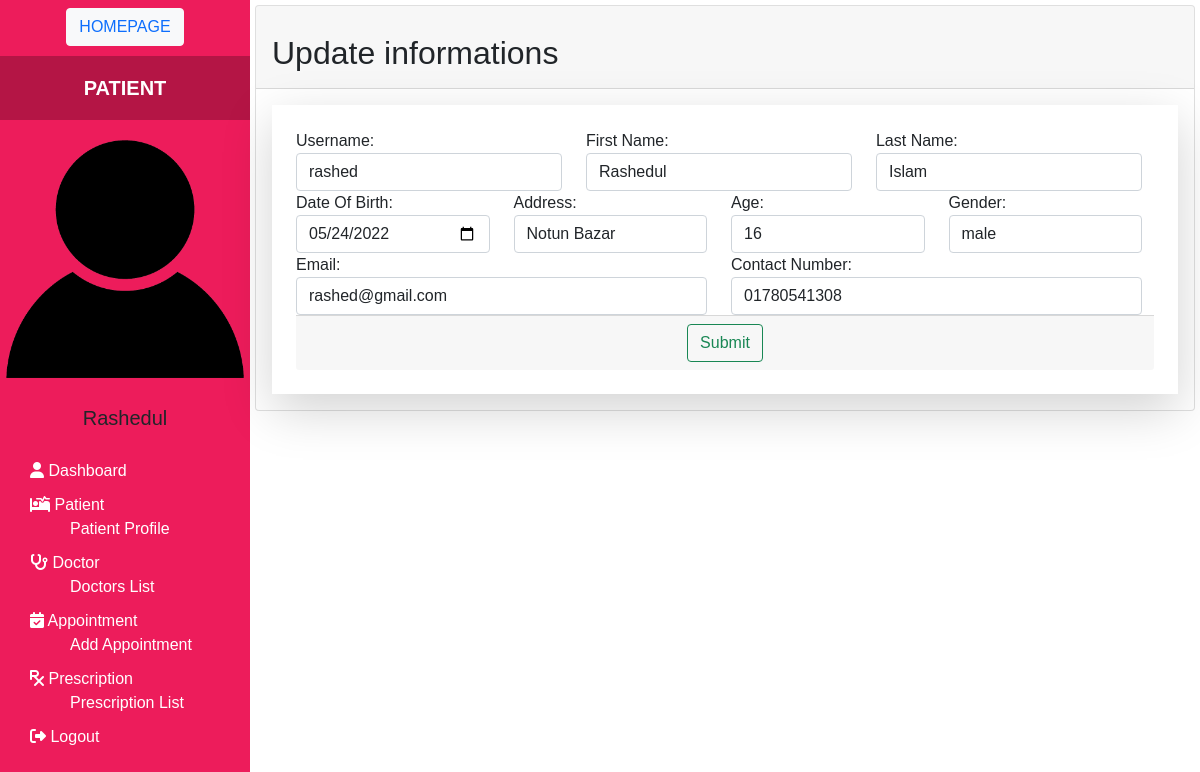
The page /edit_user.php?edit_id=3 (signed in) on the database its author committed.
### tables this page shows
CREATE TABLE `patients` (
  `patient_id` int(11) NOT NULL,
  `user_id` int(11) NOT NULL,
  `blood_group` varchar(250) NOT NULL,
  `dob` date NOT NULL,
  `gender` varchar(255) NOT NULL,
  `age` int(11) NOT NULL,
  `address` varchar(255) NOT NULL
);

CREATE TABLE `users` (
  `user_id` int(11) NOT NULL,
  `role` enum('patient','doctor','admin') NOT NULL,
  `username` varchar(255) NOT NULL,
  `password` varchar(255) NOT NULL,
  `first_name` varchar(255) NOT NULL,
  `last_name` varchar(255) NOT NULL,
  `phone` varchar(255) NOT NULL,
  `email` varchar(255) NOT NULL
);

### edit_user.php (the view, shortened to what this page needs)
<?php
include "includes/db_conn.php";
if (isset($_SESSION['username']) && isset($_SESSION['user_id'])) {   ?>
    <!DOCTYPE html>
    <html>
    <head>
        <link href="css/bootstrap.min.css" rel="stylesheet">
        <link rel="stylesheet" href="css/custom.css">
    </head>
    <body>
        <?php include "includes/sidebar.php" ?>
        <div class="main">
            <section>
                <div class="card">
                    <div class="card-header">
                        <?php if ($_REQUEST['edit_id'] == 1) {
                            echo "<h2 class='card-title'>You can't update Admin Info.</h2>";
                        } else {
                            echo "<h2 class='card-title'>Update informations</h2>";
                        } ?>
                    </div>
                    <div class="card-body">
                        <?php
                        if (isset($_REQUEST['edit_id'])) {
                            $Rcvd_id =  $_REQUEST['edit_id'];
                            $sql_test = "SELECT * FROM users WHERE role = 'doctor'";
                            $comming_info = mysqli_query($conn, $sql_test);
                            $row_test = mysqli_fetch_assoc($comming_info);
                            if ($Rcvd_id == $row_test['user_id']) {
                                $get_info = "SELECT * FROM users JOIN doctors USING(user_id) WHERE users.user_id = $Rcvd_id";
                            } else {
                                $get_info = "SELECT * FROM users JOIN patients ON users.user_id = patients.user_id WHERE users.user_id = $Rcvd_id";
                            }
                            $select_info = mysqli_query($conn, $get_info);
                            while ($row = mysqli_fetch_assoc($select_info)) {
                        ?>
                                <form action="" class="shadow-lg p-4" method="POST">
                                    <div class="row">
                                        <div class="col-md-4">
                                            <div class="form-group">
                                                <label for="username">Username: </label>
                                                <input type="text" name="username" value="<?php echo $row['username']; ?>" class="form-control" placeholder="Username">
                                            </div>
                                        </div>
                                        <div class="col-md-4">
                                            <div class="form-group">
                                                <label for="first_name">First Name: </label>
                                                <input type="text" name="first_name" value="<?php echo $row['first_name']; ?>" class="form-control" placeholder="First Name" id="first_name">
                                            </div>
                                        </div>
                                        <div class="col-md-4">
                                            <div class="form-group">
                                                <label for="last_name">Last Name: </label>
                                                <input type="text" name="last_name" value="<?php echo $row['last_name']; ?>" class="form-control" placeholder="Last Name" id="lastname">
                                            </div>
                                        </div>
                                    </div>
                                    <div class="row">
                                        <div class="col-lg-3 col-md-6">
                                            <div class="form-group">
                                                <label for="dob">Date Of Birth: </label>
                                                <input type="date" name="dob" value="<?php echo $row['dob']; ?>" class="form-control" id="dob">
                                            </div>
                                        </div>
                                        <?php if ($row['role'] == 'patient') { ?>
                                            <div class="col-lg-3 col-md-6">
                                                <div class="form-group">
                                                    <label for="address">Address: </label>
                                                    <input type="text" name="address" value="<?php echo $row['address']; ?>" class="form-control" placeholder="Address" id="age">
                                                </div>
                                            </div>
                                        <?php } ?>
                                        <?php if ($row['role'] == 'patient') { ?>
                                            <div class="col-lg-3 col-md-6">
                                                <div class="form-group">
                                                    <label for="age">Age: </label>
                                                    <input type="text" name="age" value="<?php echo $row['age']; ?>" class="form-control" placeholder="Your age" id="age">
                                                </div>
                                            </div>
                                        <?php } ?>
                                        <div class="col-lg-3 col-md-6">
                                            <div class="form-group">
                                                <label for="gender">Gender:</label>
                                                <select name="gender" id="gender" class="form-control">
                                                    <?php
                                                    if (!empty($row['gender'])) { ?>
                                                        <option>
                                                            <?php echo $row["gender"]; ?>
                                                        </option>
                                                    <?php } else { ?>
                                                        <option value="">Gender</option>
                                                        <option value="male">Male</option>
                                                        <option value="female">Female</option>
                                                    <?php } ?>
                                                </select>
                                            </div>
                                        </div>
                                    </div>
                                    <div class="row">
                                        <div class="col-md-6">
                                            <div class="form-group">
                                                <label for="email">Email: </label>
                                                <input type="email" name="email" value="<?php echo $row['email']; ?>" class="form-control" name="email" id="email" placeholder="Enter Email">
                                            </div>
                                        </div>
                                        <div class="col-md-6">
                                            <div class="form-group">
                                                <label for="phone">Contact Number:</label>
                                                <input type="number" name="phone" value="<?php echo $row['phone']; ?>" class="form-control" id="phone" name="phone" placeholder="Enter Contact Number">
                                            </div>
                                        </div>
                                    </div>
                                    <div class="card-footer ml-auto">
                                        <center><button type="submit" name="submit" class="btn btn-outline-success mr-1">Submit</button></center>
                                    </div>
                                </form>
                        <?php
                            }
                        }
                        ?>
                    </div>
                </div>
            </section>
        </div>
    </body>
    </html>
<?php } else {
    header("Location: login.php");
} ?>

### css/custom.css (style rules this page uses)
* { margin: 0; padding: 0; text-decoration: none !important; }
body { font-family: sans-serif; }
.main { margin-left: 250px; padding: 5px; }
.main h2 { margin-top: 20px; }

### rows shown on the page
patients: username "rashed", first_name "Rashedul", last_name "Islam", dob "05/24/2022", address "Notun Bazar", age "16", gender "male", email "rashed@gmail.com", phone "01780541308"

### other values the page prints
$_SESSION['role'] "PATIENT"
$_SESSION['first_name'] "Rashedul"
